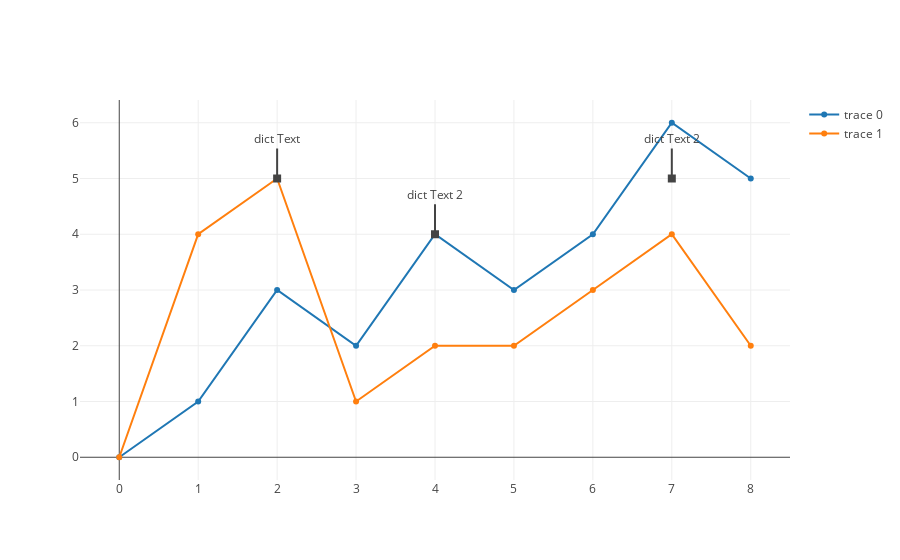

This figure's notebook cell:
### Markdown cell above
# Multiple Annotations

### Code cell
# Learn about API authentication here: https://plot.ly/python/getting-started
# Find your api_key here: https://plot.ly/settings/api

import plotly.plotly as py
import plotly.graph_objs as go

trace1 = go.Scatter(
    x=[0, 1, 2, 3, 4, 5, 6, 7, 8],
    y=[0, 1, 3, 2, 4, 3, 4, 6, 5]
)
trace2 = go.Scatter(
    x=[0, 1, 2, 3, 4, 5, 6, 7, 8],
    y=[0, 4, 5, 1, 2, 2, 3, 4, 2]
)

data = [trace1, trace2]

layout = go.Layout(
    showlegend=True,
    annotations=[
        dict(
            x=2,
            y=5,
            xref='x',
            yref='y',
            text='dict Text',
            showarrow=True,
            arrowhead=7,
            ax=0,
            ay=-40
        ),
        dict(
            x=4,
            y=4,
            xref='x',
            yref='y',
            text='dict Text 2',
            showarrow=True,
            arrowhead=7,
            ax=0,
            ay=-40
        ),
        dict(
            x=7,
            y=5,
            xref='x',
            yref='y',
            text='dict Text 2',
            showarrow=True,
            arrowhead=7,
            ax=0,
            ay=-40
        )
    ]
)
fig = go.Figure(data=data, layout=layout)
iplot(fig)
    
    
#plot_url = py.plot(fig, filename='multiple-annotation')

### Figure 1 — Plotly figure (JSON) as saved in the notebook; plotly's stock layout.template omitted (floating-point values rounded to 4 significant figures)
{"data": [{"type": "scatter", "x": [0, 1, 2, 3, 4, 5, 6, 7, 8], "y": [0, 1, 3, 2, 4, 3, 4, 6, 5]}, {"type": "scatter", "x": [0, 1, 2, 3, 4, 5, 6, 7, 8], "y": [0, 4, 5, 1, 2, 2, 3, 4, 2]}], "layout": {"annotations": [{"arrowhead": 7, "ax": 0, "ay": -40, "showarrow": true, "text": "dict Text", "x": 2, "xref": "x", "y": 5, "yref": "y"}, {"arrowhead": 7, "ax": 0, "ay": -40, "showarrow": true, "text": "dict Text 2", "x": 4, "xref": "x", "y": 4, "yref": "y"}, {"arrowhead": 7, "ax": 0, "ay": -40, "showarrow": true, "text": "dict Text 2", "x": 7, "xref": "x", "y": 5, "yref": "y"}], "showlegend": true}}
